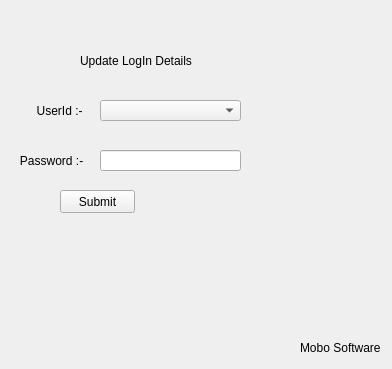
<?xml version="1.0" encoding="UTF-8"?>
<ui version="4.0">
 <class>Frame</class>
 <widget class="QFrame" name="Frame">
  <property name="geometry">
   <rect>
    <x>0</x>
    <y>0</y>
    <width>392</width>
    <height>369</height>
   </rect>
  </property>
  <property name="windowTitle">
   <string>Frame</string>
  </property>
  <property name="styleSheet">
   <string notr="true">QWidget#Frame{background-color: rgb(137, 101, 255);}
font: 12pt &quot;Kristen ITC&quot;;
</string>
  </property>
  <widget class="QLabel" name="label">
   <property name="geometry">
    <rect>
     <x>30</x>
     <y>100</y>
     <width>71</width>
     <height>21</height>
    </rect>
   </property>
   <property name="styleSheet">
    <string notr="true">font: 10pt &quot;MS Shell Dlg 2&quot;;</string>
   </property>
   <property name="text">
    <string>  UserId :-</string>
   </property>
  </widget>
  <widget class="QComboBox" name="cmb">
   <property name="geometry">
    <rect>
     <x>100</x>
     <y>100</y>
     <width>141</width>
     <height>21</height>
    </rect>
   </property>
  </widget>
  <widget class="QLabel" name="label_2">
   <property name="geometry">
    <rect>
     <x>10</x>
     <y>150</y>
     <width>91</width>
     <height>21</height>
    </rect>
   </property>
   <property name="styleSheet">
    <string notr="true">font: 10pt &quot;MS Shell Dlg 2&quot;;</string>
   </property>
   <property name="text">
    <string>   Password :-</string>
   </property>
  </widget>
  <widget class="QLineEdit" name="txtpass">
   <property name="geometry">
    <rect>
     <x>100</x>
     <y>150</y>
     <width>141</width>
     <height>21</height>
    </rect>
   </property>
  </widget>
  <widget class="QPushButton" name="btnsubmit">
   <property name="geometry">
    <rect>
     <x>60</x>
     <y>190</y>
     <width>75</width>
     <height>23</height>
    </rect>
   </property>
   <property name="text">
    <string>Submit</string>
   </property>
  </widget>
  <widget class="QLabel" name="label_3">
   <property name="geometry">
    <rect>
     <x>80</x>
     <y>40</y>
     <width>231</width>
     <height>41</height>
    </rect>
   </property>
   <property name="styleSheet">
    <string notr="true">font: 16pt &quot;Algerian&quot;;</string>
   </property>
   <property name="text">
    <string>Update LogIn Details</string>
   </property>
  </widget>
  <widget class="QLabel" name="label_4">
   <property name="geometry">
    <rect>
     <x>300</x>
     <y>332</y>
     <width>91</width>
     <height>31</height>
    </rect>
   </property>
   <property name="styleSheet">
    <string notr="true">font: 10pt &quot;MS Shell Dlg 2&quot;;</string>
   </property>
   <property name="text">
    <string>Mobo Software</string>
   </property>
  </widget>
 </widget>
 <resources/>
 <connections/>
</ui>
